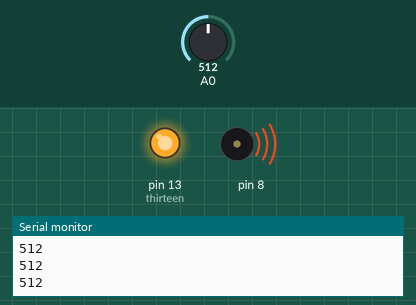
This sketch was run on a simulated Arduino Uno, built with avr-gcc and run on an emulated ATmega328P. Shown: output pins drawn as LEDs (lit = HIGH), buzzer (waves = sounding), the last lines printed to the serial monitor. Inputs (shaded band) come from the test bench; at power-on: A0 = 512.

Above: at 1.2 s.
1.3 s: A0 set to 471
At 1.8 s:
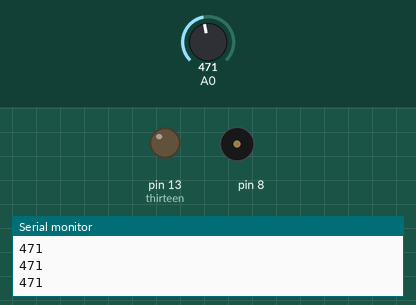
2.8 s: A0 set to 500
At 3.1 s:
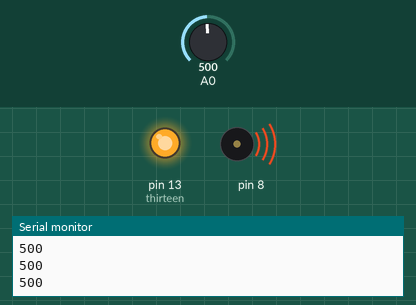
4.3 s: A0 set to 480
At 5.6 s:
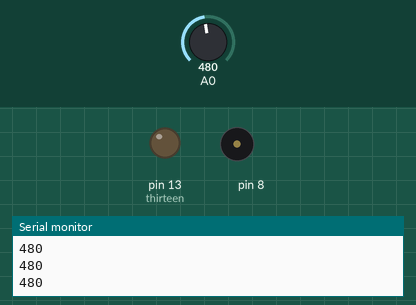
Timing chart, 0 to 7.3 s (numbered marks = the images above; inputs shaded):
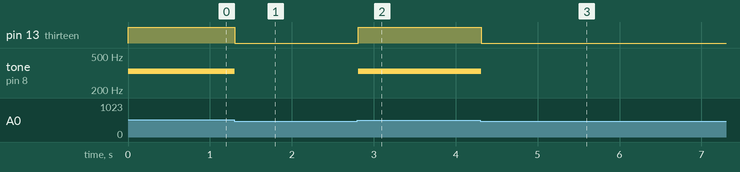

The sketch:

07_keyboard_instrument.ino
```cpp
int notes[] = {262, 330, 392, 523};
int thirteen = 13;

void setup() {
  pinMode(thirteen, OUTPUT);
  digitalWrite(thirteen, HIGH);
  Serial.begin(9600);
}

void loop() {
  int keyVal = analogRead(A0);
  Serial.println(keyVal);
  if (keyVal >= 2)
    digitalWrite(thirteen, HIGH);


  if(keyVal > 1010) {
    tone(8, notes[3]);

  } else if(keyVal >= 900 && keyVal <= 1010) {
    tone(8, notes[2]);

  } else if(keyVal >= 490 && keyVal <= 515) {
    tone(8, notes[1]);

  } else if(keyVal >= 2 && keyVal <= 10) {
    tone(8, notes[0]);

  } else {
    digitalWrite(thirteen, LOW);
    noTone(8);
  }

  delay(100);
}
```

Measured:
- the behaviour switches between 490 and 489 on A0 (found by bisection; images 0 and 1)
- after the input at 1.3 s, pin 13 (thirteen): HIGH → LOW at once; tone on pin 8: 330 Hz → silent at once
- after the input at 2.8 s, pin 13 (thirteen): LOW → HIGH at once; tone on pin 8: silent → 330 Hz at once
- after the input at 4.3 s, pin 13 (thirteen): HIGH → LOW at once; tone on pin 8: 330 Hz → silent at once
